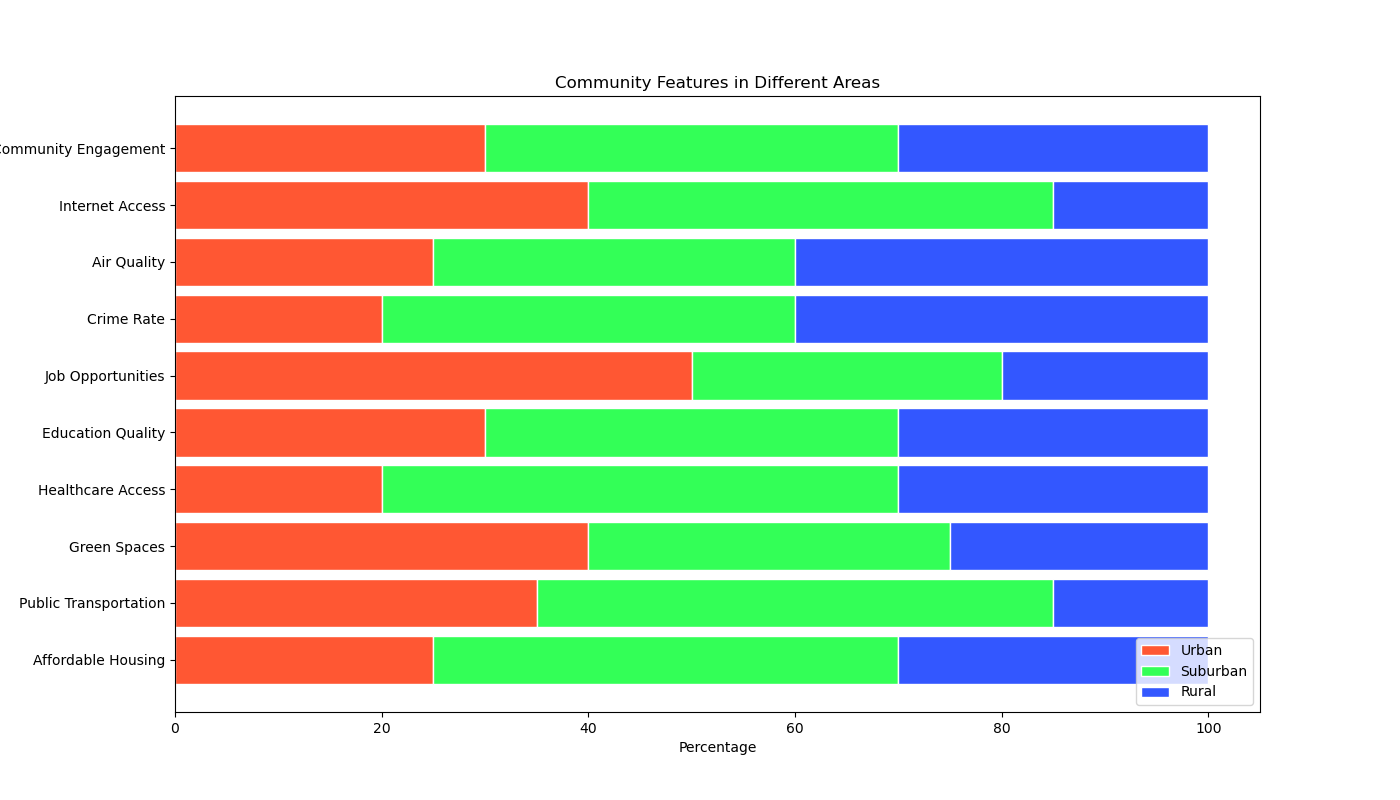

Here is the Python script that generated this plot:
import matplotlib.pyplot as plt
import numpy as np

categories = ["Affordable Housing", "Public Transportation", "Green Spaces", "Healthcare Access", 
              "Education Quality", "Job Opportunities", "Crime Rate", "Air Quality", 
              "Internet Access", "Community Engagement"]
urban = [25, 35, 40, 20, 30, 50, 20, 25, 40, 30]
suburban = [45, 50, 35, 50, 40, 30, 40, 35, 45, 40]
rural = [30, 15, 25, 30, 30, 20, 40, 40, 15, 30]

barWidth = 0.85
r = np.arange(len(categories))

plt.figure(figsize=(14, 8))

plt.barh(r, urban, color='#FF5733', edgecolor='white', height=barWidth, label="Urban")
plt.barh(r, suburban, left=urban, color='#33FF57', edgecolor='white', height=barWidth, label="Suburban")
plt.barh(r, rural, left=np.add(urban, suburban), color='#3357FF', edgecolor='white', height=barWidth, label="Rural")

plt.xlabel('Percentage')
plt.title('Community Features in Different Areas')
plt.yticks(r, categories)
plt.legend(loc='lower right')
plt.show()
